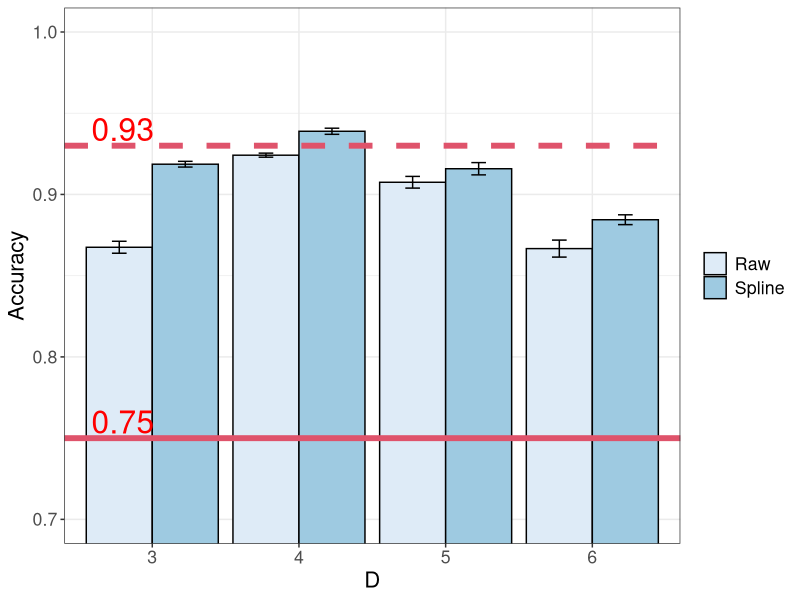

Write the R code that produced this figure.
#
# script for analysing the resulting classification
#

library(ggplot2)

# feats
x = read.table('res_partial_isiot.txt')

x[x[,2] == 'raw',2] = 'Raw'
x[x[,2] == 'spline',2] = 'Spline'

df = as.data.frame(x)

labnames = c('D', 'type', 'acc', 'sd')
colnames(df) = labnames

df$D = as.factor(df$D)
df$type = as.factor(df$type)
df$acc = as.numeric(df$acc)
df$sd = as.numeric(df$sd)

N = 30

# Calculate standard error of the mean
# standard error
df$se = df$sd/sqrt(N)

# Confidence interval multiplier for standard error
conf.interval = 0.95
# Calculate t-statistic for confidence interval: 
# e.g., if conf.interval is .95, use .975 (above/below), and use df=N-1
ciMult = qt(conf.interval/2 + .5, N-1)
df$ci = df$se * ciMult



#dfraw = df[df$type==3,]
#dffilter = df[df$type==5,]


p = ggplot(data=df, aes(x=D, y=acc, fill=type)) +
    geom_bar(stat="identity", position=position_dodge(), color='black') +
    #geom_errorbar(aes(ymin=acc-sd, ymax=acc+sd), 
    geom_errorbar(aes(ymin=acc-ci, ymax=acc+ci), 
                width=.2, position=position_dodge(.9)) +
    theme_bw() + scale_fill_brewer(palette="Blues") + #scale_fill_grey()
    coord_cartesian(ylim=c(0.7,1.0)) +
    geom_hline(yintercept=0.93, col=2, linetype=2, size=2) +
    geom_hline(yintercept=0.75, col=2, size=2) +
    theme(text=element_text(size=16), legend.title=element_blank()) +
    ylab('Accuracy') +
    annotate("text", label="0.75", x=0.8, y=0.76, size=8, colour="red") +
    annotate("text", label="0.93", x=0.8, y=0.94, size=8, colour="red") 

ggsave('img/fig_barplot_isiot.pdf', p, width=10)


quit()


#coord_cartesian(xlim = c(0, 4), ylim=c(0.7,1.0), clip = "off")

